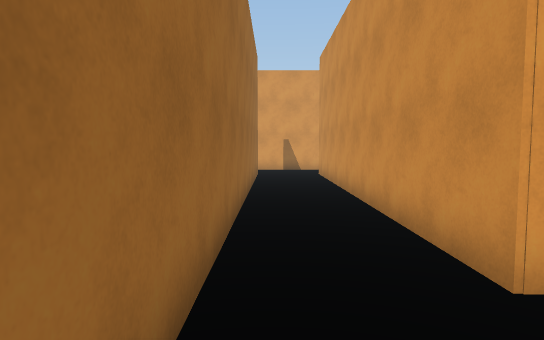
View 1 (above)

24 first-person views from a walk through a 3-D level made in the Unity game engine. The camera is 1.5 m above the floor, tilts 4° down and sees 75° across. The floor is counted in squares, 1.2 m on a side. Each view is taken from the middle of a square. On the plan, view 1 faces up. The plan holds only what a view shows up to about 14 squares ahead; the rest is blank. The place goes on beyond the plan. The player character is not drawn.

View 2
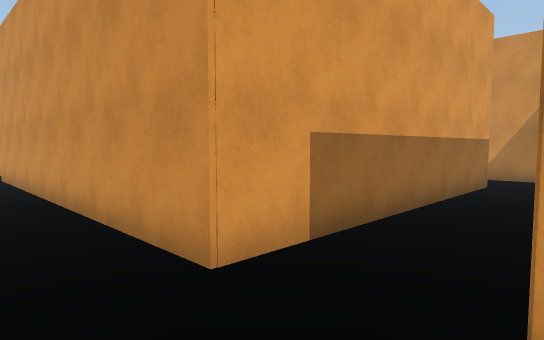

View 3
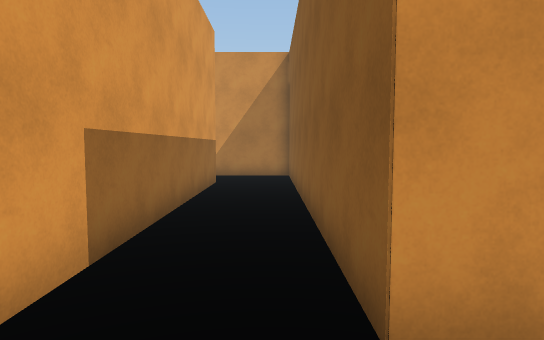

View 4
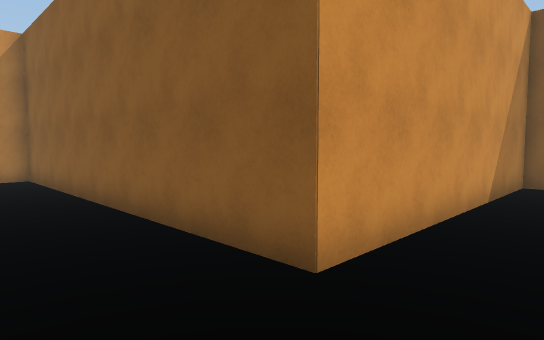

View 5
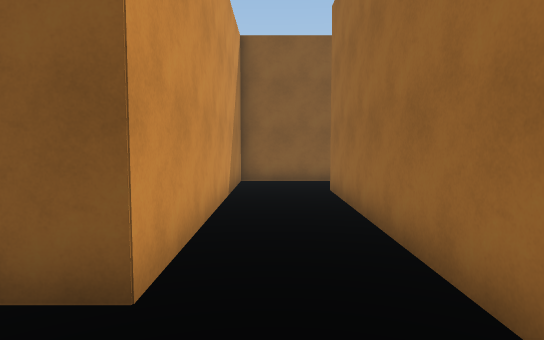

View 6
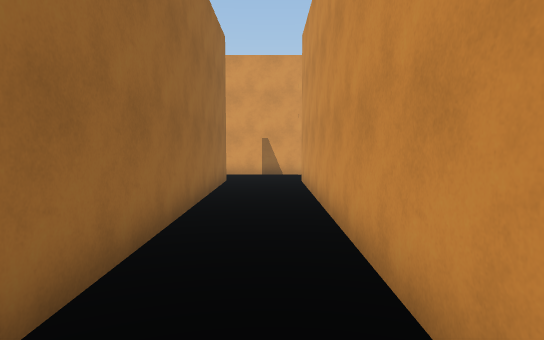

View 7
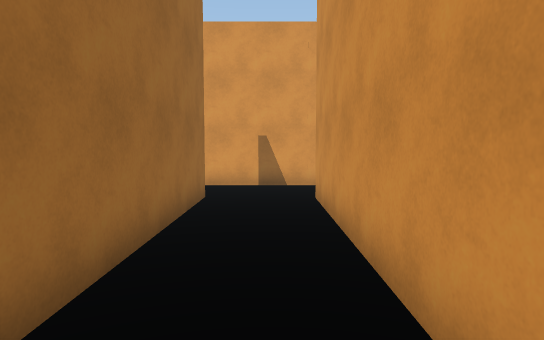

View 8
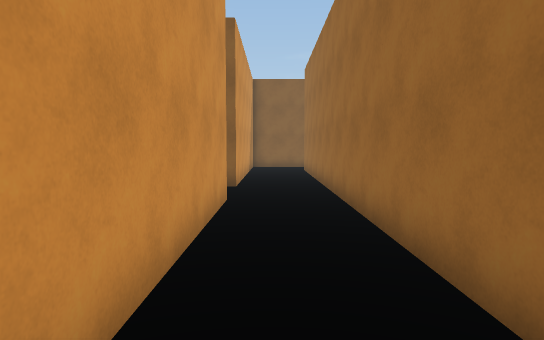

View 9
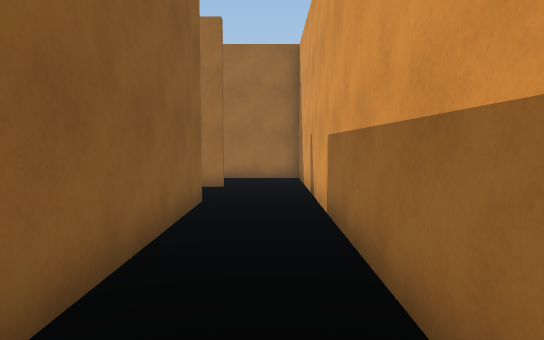

View 10
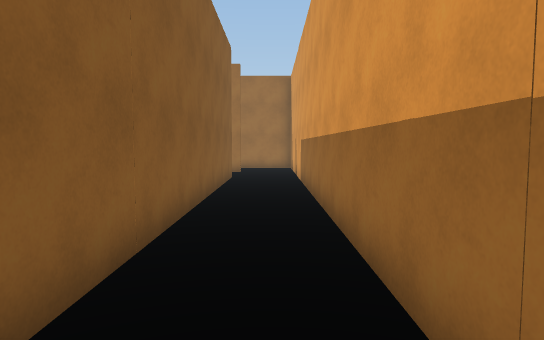

View 11
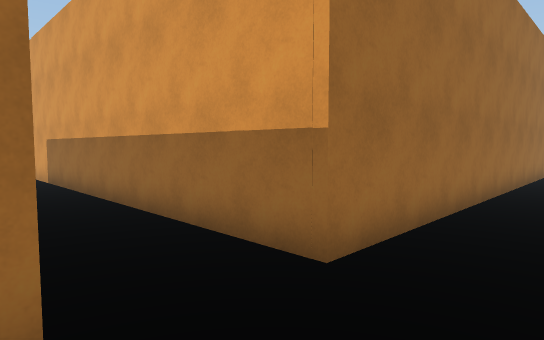

View 12
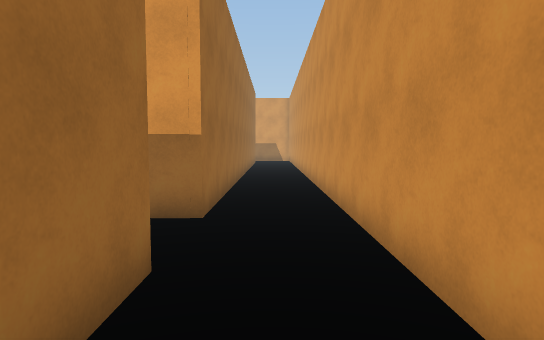

View 13
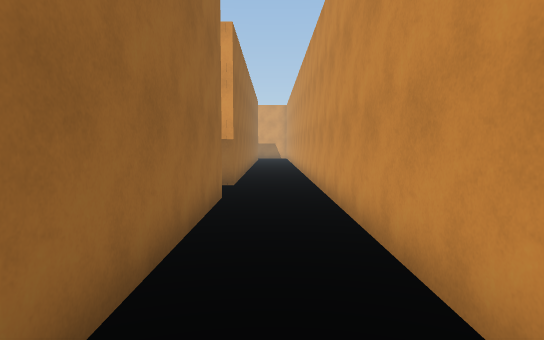

View 14
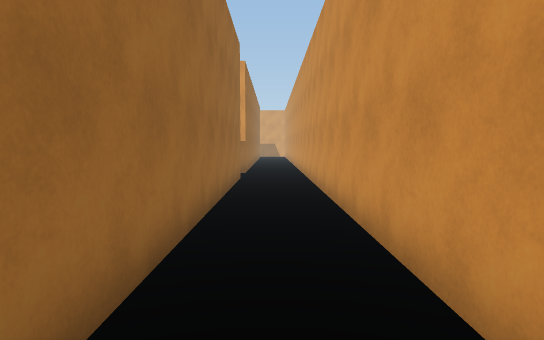

View 15
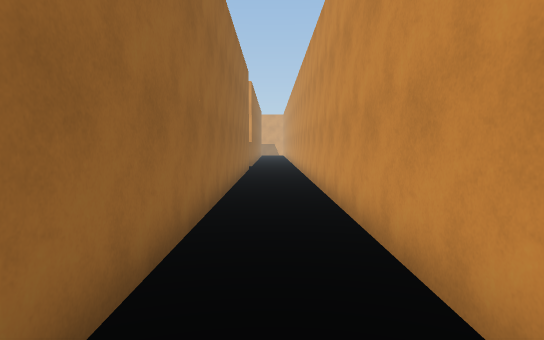

View 16
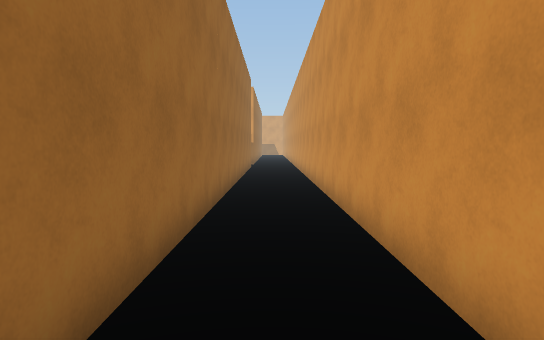

View 17
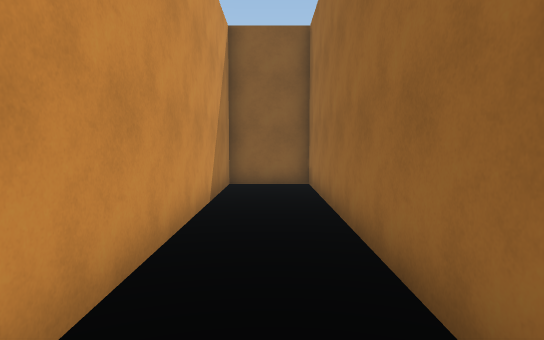

View 18
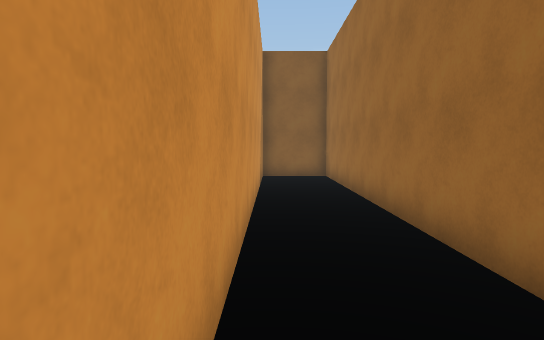

View 19
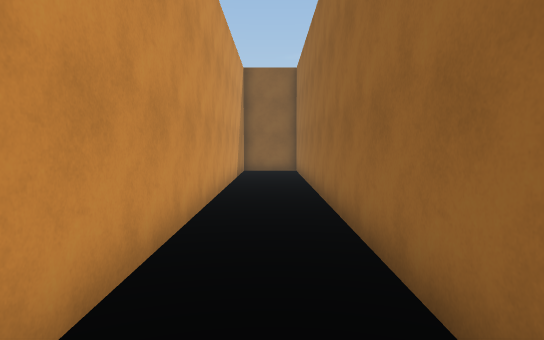

View 20
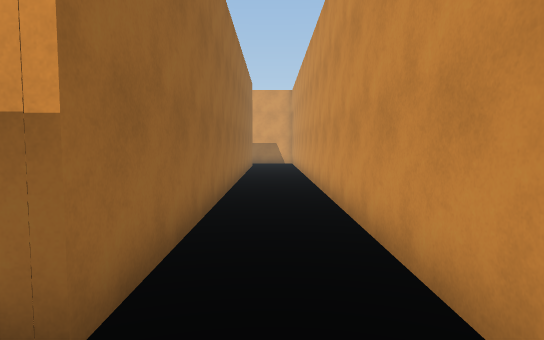

View 21
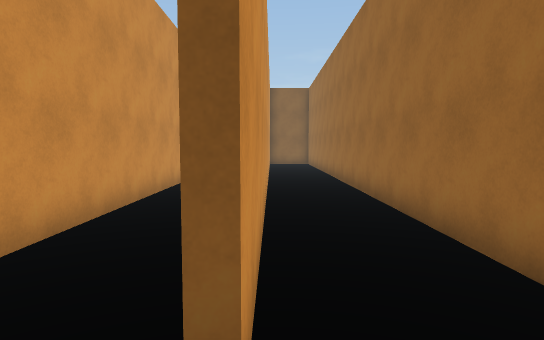

View 22
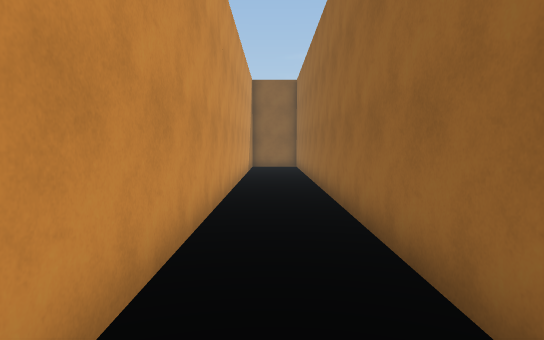

View 23
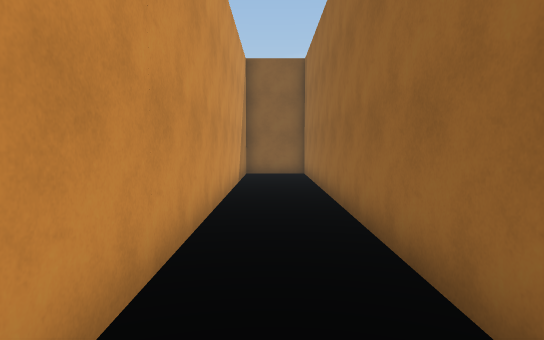

View 24
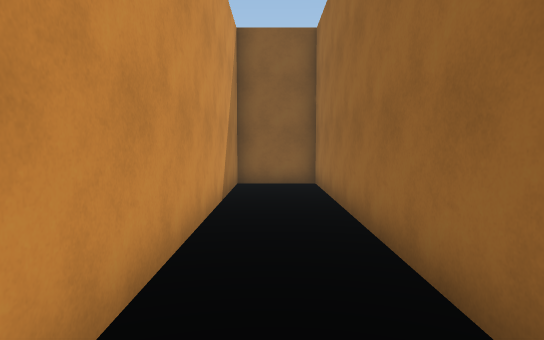

### Floor plan
Points are (right, up) in squares from view 1. A wall is a line through its corners. A room is listed if a view was taken in it or the views show most of it. See-through windows are left out.
Room 1 (views 1, 2, 3, 4, 5, 6, 7, 8, 9, 10, 11, 12, 13, 14, 15, 16, 17, 18, 19, 20, 21)
walls: (12, 2.9) (2, 2.9) (2, 15.4) (14.1, 15.4); (14.8, 15.5) (14.8, -9.4) (17.4, -9.4) (17.4, 26.4); (-0.6, 15.6) (-0.6, -6.9); (14.8, 26.5) (14.8, 18) (-1.4, 18); (-1.1, -9.4) (2, -9.4) (2, 0.3) (14.6, 0.3) (14.6, 3.6)
ways out: opening at (-1, 16.5) to room 2
Room 2 (views 22, 23, 24)
walls: (-1.4, 18) (-3.4, 18) (-3.4, -6.6) (-0.9, -6.6) (-0.9, 15.6)
ways out: opening at (-1, 16.5) to room 1

Positions as (right, up) in squares from view 1, and headings:
1: (0, 0), facing up
2: (0, 0), facing up-right
3: (0, 1), facing right
4: (0, 3), facing down-right
5: (1, 3), facing down
6: (1, 3), facing up
7: (1, 7), facing up
8: (1, 11), facing down
9: (10, 17), facing left
10: (16, 17), facing left
11: (17, 15), facing up-left
12: (16, 12), facing up
13: (16, 7), facing up
14: (16, 2), facing up
15: (16, -3), facing up
16: (16, -5), facing up
17: (16, 2), facing down
18: (17, 5), facing down
19: (16, 8), facing down
20: (16, 16), facing up
21: (-1, 17), facing down
22: (-2, 14), facing down
23: (-2, 9), facing down
24: (-2, 5), facing down
